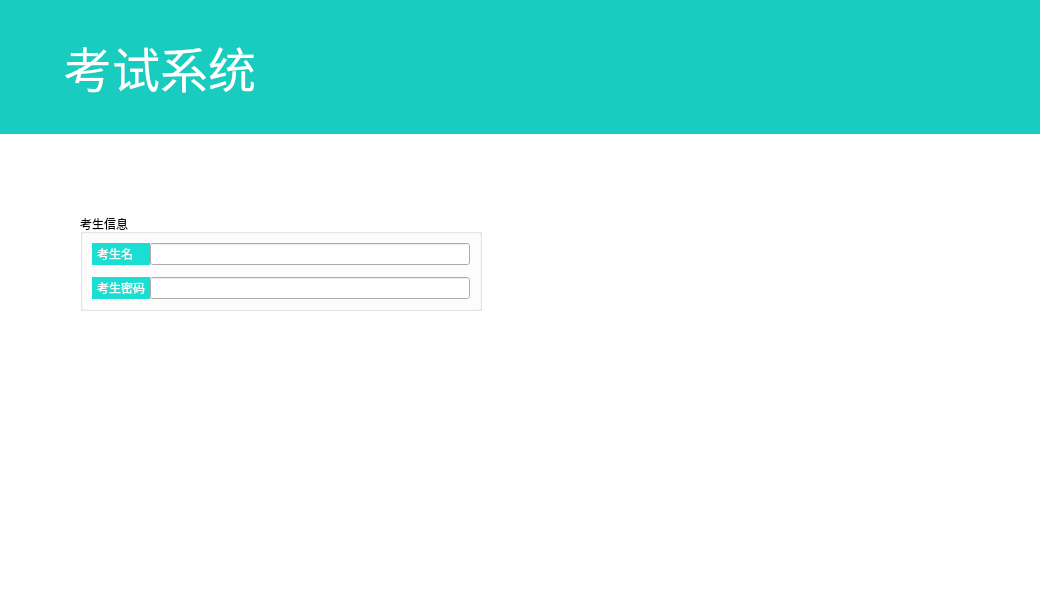
<?xml version="1.0" encoding="UTF-8"?>
<ui version="4.0">
 <class>LoginView</class>
 <widget class="QWidget" name="LoginView">
  <property name="geometry">
   <rect>
    <x>0</x>
    <y>0</y>
    <width>1040</width>
    <height>589</height>
   </rect>
  </property>
  <property name="windowTitle">
   <string>Form</string>
  </property>
  <layout class="QVBoxLayout" name="verticalLayout" stretch="0,1">
   <property name="spacing">
    <number>0</number>
   </property>
   <property name="leftMargin">
    <number>0</number>
   </property>
   <property name="topMargin">
    <number>0</number>
   </property>
   <property name="rightMargin">
    <number>0</number>
   </property>
   <property name="bottomMargin">
    <number>0</number>
   </property>
   <item>
    <widget class="QWidget" name="titleWidget" native="true">
     <property name="styleSheet">
      <string notr="true">QWidget#titleWidget{
	background-color: rgb(24, 204, 192);
}</string>
     </property>
     <layout class="QHBoxLayout" name="horizontalLayout">
      <property name="spacing">
       <number>16</number>
      </property>
      <property name="leftMargin">
       <number>64</number>
      </property>
      <property name="topMargin">
       <number>32</number>
      </property>
      <property name="rightMargin">
       <number>64</number>
      </property>
      <property name="bottomMargin">
       <number>32</number>
      </property>
      <item>
       <widget class="QLabel" name="labelTitle">
        <property name="sizePolicy">
         <sizepolicy hsizetype="Preferred" vsizetype="Minimum">
          <horstretch>0</horstretch>
          <verstretch>0</verstretch>
         </sizepolicy>
        </property>
        <property name="font">
         <font>
          <pointsize>36</pointsize>
         </font>
        </property>
        <property name="styleSheet">
         <string notr="true">color: white;</string>
        </property>
        <property name="text">
         <string>考试系统</string>
        </property>
       </widget>
      </item>
      <item>
       <spacer name="horizontalSpacer">
        <property name="orientation">
         <enum>Qt::Horizontal</enum>
        </property>
        <property name="sizeHint" stdset="0">
         <size>
          <width>418</width>
          <height>20</height>
         </size>
        </property>
       </spacer>
      </item>
     </layout>
    </widget>
   </item>
   <item>
    <widget class="QWidget" name="centralWidget" native="true">
     <property name="styleSheet">
      <string notr="true">QWidget#centralWidget{
	background-color: white;
}</string>
     </property>
     <layout class="QVBoxLayout" name="verticalLayout_2">
      <property name="leftMargin">
       <number>80</number>
      </property>
      <property name="topMargin">
       <number>80</number>
      </property>
      <property name="rightMargin">
       <number>80</number>
      </property>
      <property name="bottomMargin">
       <number>80</number>
      </property>
      <item>
       <layout class="QHBoxLayout" name="layoutTmp" stretch="0,1">
        <item>
         <widget class="QGroupBox" name="groupBox">
          <property name="styleSheet">
           <string notr="true">QLabel{
	border: 2px solid rgb(26, 222, 209);
	color: #FFFFFF;
	background-color: rgb(26, 222, 209);
}</string>
          </property>
          <property name="title">
           <string>考生信息</string>
          </property>
          <layout class="QGridLayout" name="gridLayout">
           <property name="horizontalSpacing">
            <number>0</number>
           </property>
           <property name="verticalSpacing">
            <number>12</number>
           </property>
           <item row="1" column="1">
            <widget class="QLineEdit" name="editPwd">
             <property name="minimumSize">
              <size>
               <width>320</width>
               <height>0</height>
              </size>
             </property>
             <property name="focusPolicy">
              <enum>Qt::ClickFocus</enum>
             </property>
             <property name="echoMode">
              <enum>QLineEdit::Password</enum>
             </property>
            </widget>
           </item>
           <item row="0" column="0">
            <widget class="QLabel" name="labelName">
             <property name="text">
              <string>考生名</string>
             </property>
            </widget>
           </item>
           <item row="1" column="0">
            <widget class="QLabel" name="labelPwd">
             <property name="text">
              <string>考生密码</string>
             </property>
            </widget>
           </item>
           <item row="0" column="1">
            <widget class="QLineEdit" name="editName">
             <property name="minimumSize">
              <size>
               <width>320</width>
               <height>0</height>
              </size>
             </property>
            </widget>
           </item>
          </layout>
         </widget>
        </item>
        <item>
         <spacer name="horizontalSpacer_2">
          <property name="orientation">
           <enum>Qt::Horizontal</enum>
          </property>
          <property name="sizeHint" stdset="0">
           <size>
            <width>40</width>
            <height>20</height>
           </size>
          </property>
         </spacer>
        </item>
       </layout>
      </item>
      <item>
       <spacer name="verticalSpacer">
        <property name="orientation">
         <enum>Qt::Vertical</enum>
        </property>
        <property name="sizeHint" stdset="0">
         <size>
          <width>20</width>
          <height>40</height>
         </size>
        </property>
       </spacer>
      </item>
     </layout>
    </widget>
   </item>
  </layout>
 </widget>
 <resources/>
 <connections/>
</ui>
